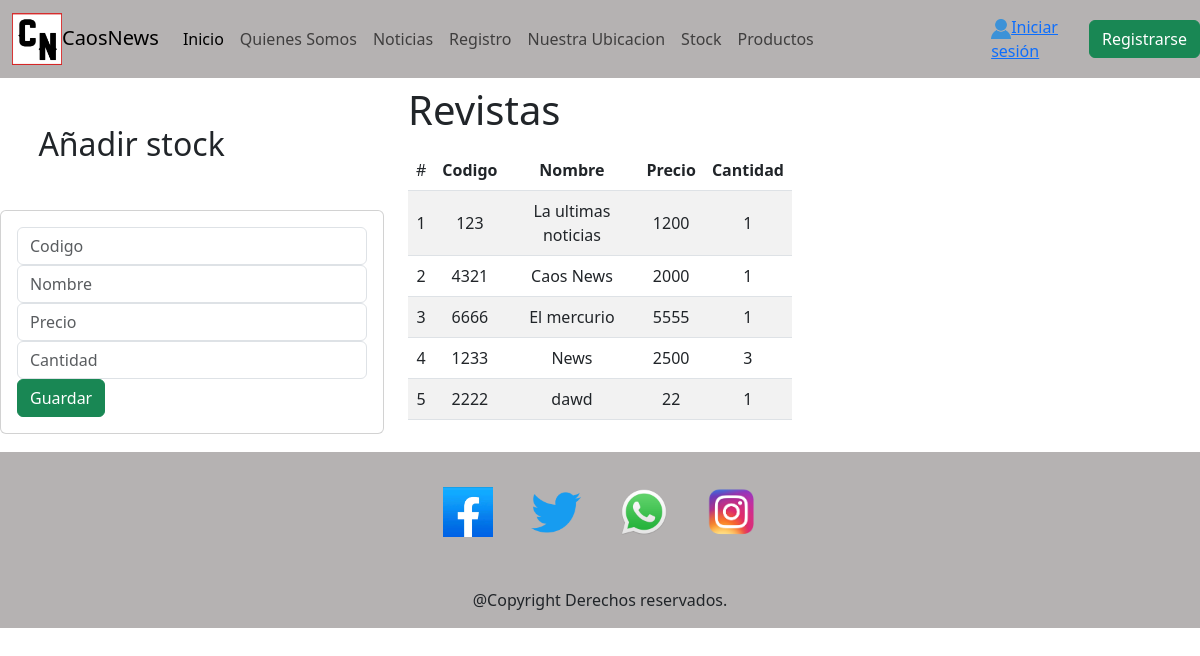
The app's page /carrito/, older data.
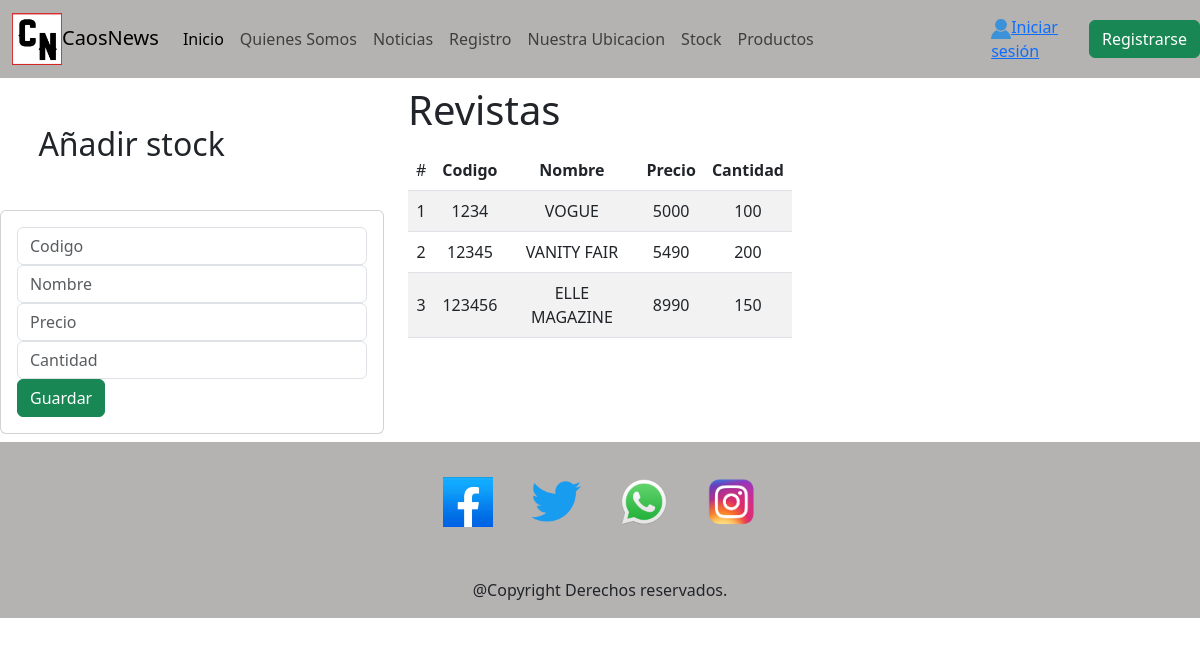
The same page, newer data.
### app/models.py (models this page shows, shortened)
class Producto(models.Model):
    codigo = models.CharField(primary_key=True, max_length=6)
    nombre = models.CharField(max_length=100)
    precio = models.IntegerField()
    cantidad = models.IntegerField()

### app/views.py (the view)
# urls.py: path('carrito/', carrito, name='carrito'),
def carrito(request):
    producto = Producto.objects.all()
    return render(request, "carrito.html", {"producto": producto})

### app/templates/carrito.html
{% extends "./base.html" %}
{% block body %}
{% load static %}
<link rel="stylesheet" href="{% static 'css/carrito.css' %}">
<div class="row py-2">
    <div class="col-sm-12 col-md-6 col-lg-4 colo-xl-4">
        <h2>Añadir stock</h2>
        <div class="card">
            <div class="card-body">
                <form action="/registrarCarrito/" method="post">{% csrf_token %}
                    <div class="form-group">
                        <input type="text" id="txtCodigo" name="txtCodigo" class="form-control" placeholder="Codigo"
                            minlength="3" maxlength="40" required>
                    </div>
                    <div class="form-group">
                        <input type="text" id="txtNombre" name="txtNombre" class="form-control" placeholder="Nombre"
                            maxlength="40" required>
                    </div>
                    <div class="form-group">
                        <input type="text" id="numPrecio" name="numPrecio" class="form-control " placeholder="Precio"
                            minlength="1" maxlength="9"  required>
                    </div>
                    <div class="form-group">
                        <input type="text" id="numCantidad" name="numCantidad" class="form-control" placeholder="Cantidad"
                             maxlength="9"required>
                    </div>
                    <div class="form-group">
                        <button type="submit" class="btn btn-success btn-block text-white">Guardar</button>
                    </div>
                </form>
            </div>
        </div>
    </div>
    <div class="col-sm-12 col-md-6 col-lg-4 colo-xl-4">
        <h1>Revistas</h1>
        <div class="table-responsive py-2">
            <table class="table table-striped">
                <thead>
                    <tr>
                        <td>#</td>
                        <th>Codigo</th>
                        <th>Nombre</th>
                        <th>Precio</th>
                        <th>Cantidad</th>
                    </tr>
                </thead>
                <tbody>
                    {% for p in producto %}
                    <tr>
                        <td>{{forloop.counter}}</td>
                        <td>{{p.codigo}}</td>
                        <td>{{p.nombre}}</td>
                        <td>{{p.precio}}</td>
                        <td>{{p.cantidad}}</td>
                    </tr>
                    {% endfor %}
                </tbody>
            </table>
        </div>
    </div>
</div>
{% endblock %}

### app/templates/base.html (shortened to what this page needs)
<!DOCTYPE html>
<html lang="en">
<head>
    <link href="https://cdn.jsdelivr.net/npm/bootstrap@5.3.0-alpha3/dist/css/bootstrap.min.css" rel="stylesheet">
</head>
<body>
    {% load static %}
    <nav class="navbar navbar-expand-lg" style="background-color: #B5B2B2;">
        <div class="container-fluid">
          <a class="navbar-brand" href="{% url 'index' %}"><img src="{% static 'img/Desktop Screenshot 2023.04.03 - 12.34.50.44.png' %}" width="50px">CaosNews</a>
          <div class="collapse navbar-collapse" id="navbarNav">
            <ul class="navbar-nav">
              <li class="nav-item">
                <a class="nav-link active" aria-current="page" href="{% url 'index' %}">Inicio</a>
              </li>
              <li class="nav-item">
                <a class="nav-link" href="{% url 'Nacionales' %}">Quienes Somos</a>
              </li>
              <li class="nav-item">
                <a class="nav-link" href="{% url 'Internacionales' %}">Noticias</a>
              </li>
              <li class="nav-item">
                <a class="nav-link" href="{% url 'form' %}">Registro</a>
              </li>
              <li class="nav-item">
                <a class="nav-link" href="{% url 'mapa' %}">Nuestra Ubicacion</a>
              </li>
              <li class="nav-item">
                <a class="nav-link" href="{% url 'carrito' %}">Stock</a>
              </li>
              <li class="nav-item">
                <a class="nav-link" href="{% url 'productos' %}">Productos</a>
              </li>
            </ul>
          </div>
        </div>
      <div>
          {% if user.is_authenticated %}
          <a href="{% url 'logout' %}" id="userBookStop">
            <img src="{% static 'img/user-vector-icon.png' %}"
              alt="userBookStop" width="20px">Cerrar sesión
          </a>
          {% else %}
          <a href="{% url 'login' %}" id="userBookStop">
            <img src="{% static 'img/user-vector-icon.png' %}"
              alt="userBookStop" width="20px">Iniciar sesión
          </a>
          {% endif %}
      </div>
      <a class="btn btn-success" href="{% url 'form' %}">Registrarse</a>
    </nav>
</body>
{% block body %}
{% endblock %}
<footer class="text-center" style="background-color: #B5B2B2;">
    <div class="container p-4 pb-0">
      <section class="mb-4">
        <a
          class="btn text-white btn-floating m-1"
          href="https://es-la.facebook.com/"
          role="button"
          ><img src="{% static 'img/Logo_de_Facebook.png' %}" alt="" width="50px"></a>
        <a
          class="btn text-white btn-floating m-1"
          href="https://twitter.com/?lang=es"
          role="button"
          ><img src="{% static 'img/Twitter.png' %}" width="50px"></a>
        <a
          class="btn text-white btn-floating m-1"
          href="https://web.whatsapp.com"
          role="button"
          ><img src="{% static 'img/wsp.webp' %}" alt="" width="50px"></a>
        <a
          class="btn text-white btn-floating m-1"
          href="https://www.instagram.com"
          role="button"
          ><img src="{% static 'img/instagram-png.png' %}" alt="" width="50px"></a>
      </section>
    </div>
    <div class="text-center p-3" style="background-color: 	#B5B2B2;">
      @Copyright Derechos reservados.
    </div>
  </footer>
  {% load static %}
</html>

### app/static/css/carrito.css (style rules this page uses)
th, td { text-align: center; vertical-align: middle; }
h2 { padding: 10%; }

Row changes from the older to the newer data that the page shows:
removed Producto: codigo "123", nombre "La ultimas noticias", precio "1200", cantidad "1"
removed Producto: codigo "4321", nombre "Caos News", precio "2000", cantidad "1"
removed Producto: codigo "6666", nombre "El mercurio", precio "5555", cantidad "1"
removed Producto: codigo "1233", nombre "News", precio "2500", cantidad "3"
removed Producto: codigo "2222", nombre "dawd", precio "22", cantidad "1"
added Producto: codigo "1234", nombre "VOGUE", precio "5000", cantidad "100"
added Producto: codigo "12345", nombre "VANITY FAIR", precio "5490", cantidad "200"
added Producto: codigo "123456", nombre "ELLE MAGAZINE", precio "8990", cantidad "150"
